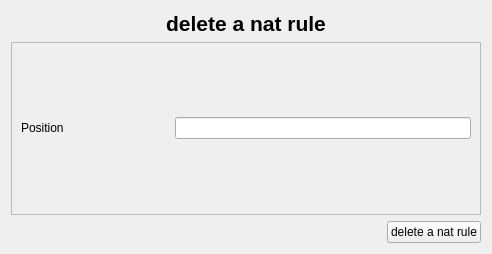
<?xml version="1.0" encoding="UTF-8"?>
<ui version="4.0">
 <class>nat_deler</class>
 <widget class="QWidget" name="nat_deler">
  <property name="geometry">
   <rect>
    <x>0</x>
    <y>0</y>
    <width>492</width>
    <height>254</height>
   </rect>
  </property>
  <property name="windowTitle">
   <string>Form</string>
  </property>
  <layout class="QGridLayout" name="gridLayout_4">
   <item row="0" column="0">
    <layout class="QGridLayout" name="gridLayout">
     <item row="0" column="0" colspan="2">
      <widget class="QLabel" name="label">
       <property name="font">
        <font>
         <pointsize>16</pointsize>
         <weight>75</weight>
         <bold>true</bold>
        </font>
       </property>
       <property name="text">
        <string>delete a nat rule</string>
       </property>
       <property name="alignment">
        <set>Qt::AlignCenter</set>
       </property>
      </widget>
     </item>
     <item row="1" column="0" colspan="2">
      <widget class="QScrollArea" name="scrollArea">
       <property name="widgetResizable">
        <bool>true</bool>
       </property>
       <widget class="QWidget" name="scrollAreaWidgetContents">
        <property name="geometry">
         <rect>
          <x>0</x>
          <y>0</y>
          <width>470</width>
          <height>168</height>
         </rect>
        </property>
        <layout class="QGridLayout" name="gridLayout_3">
         <item row="0" column="0">
          <layout class="QGridLayout" name="gridLayout_2">
           <item row="0" column="0">
            <widget class="QLabel" name="label_18">
             <property name="text">
              <string>Position</string>
             </property>
            </widget>
           </item>
           <item row="0" column="1" colspan="2">
            <widget class="QLineEdit" name="position">
             <property name="alignment">
              <set>Qt::AlignCenter</set>
             </property>
            </widget>
           </item>
          </layout>
         </item>
        </layout>
       </widget>
      </widget>
     </item>
     <item row="2" column="0">
      <spacer name="horizontalSpacer_9">
       <property name="orientation">
        <enum>Qt::Horizontal</enum>
       </property>
       <property name="sizeHint" stdset="0">
        <size>
         <width>473</width>
         <height>20</height>
        </size>
       </property>
      </spacer>
     </item>
     <item row="2" column="1">
      <widget class="QPushButton" name="btn_del_rule">
       <property name="text">
        <string>delete a nat rule</string>
       </property>
      </widget>
     </item>
    </layout>
   </item>
  </layout>
 </widget>
 <resources/>
 <connections/>
</ui>
